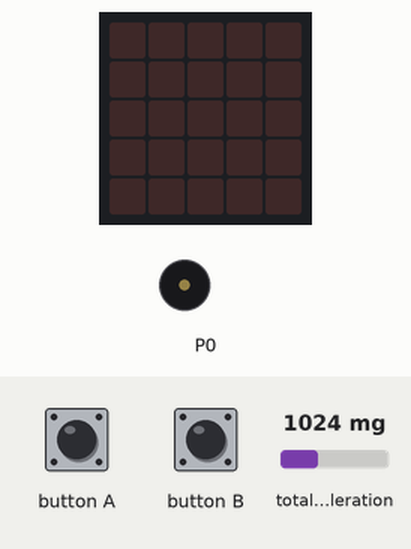
Recording of a program running on a simulated BBC micro:bit (MakeCode). Shown: the board's 5×5 LED display, buzzer (waves = sounding). The inputs (shaded band) are chosen by the test bench; at power-on: total acceleration 1024 mg.

Above: at 1.2 s.
1.3 s: button A pressed for 0.15 s
At 2.5 s:
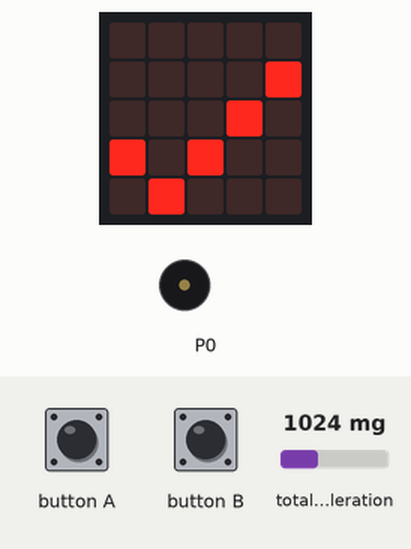
2.9 s: button B pressed for 0.15 s
At 3.7 s:
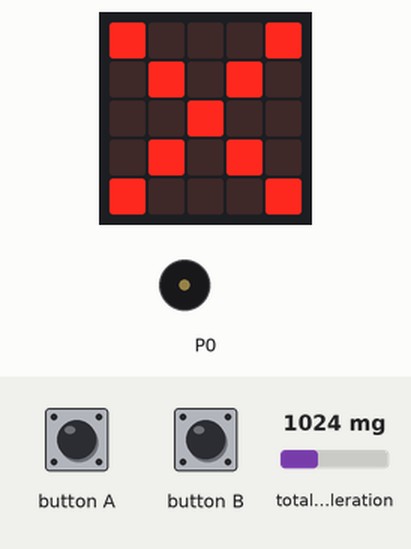
4.5 s: total acceleration set to 1469 mg
6.0 s: total acceleration set to 1542 mg
At 6.4 s:
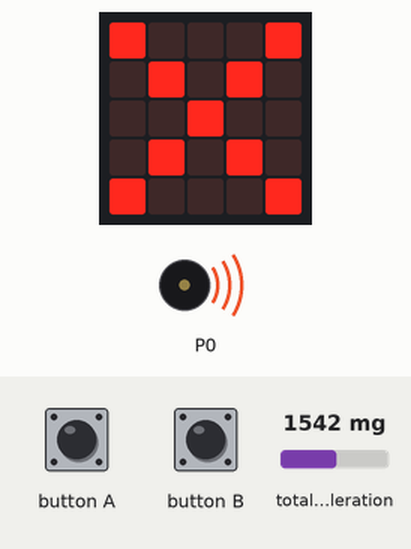
9.0 s: button A pressed for 0.15 s
At 9.5 s:
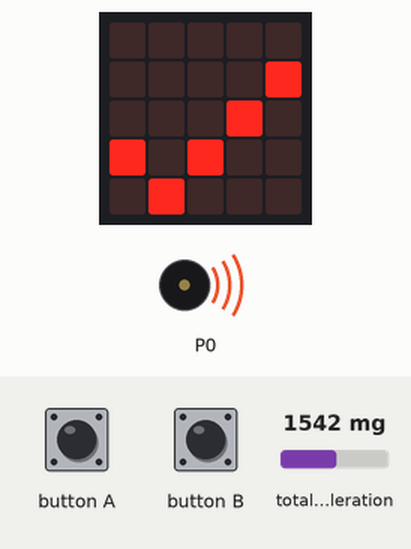
Timing chart, 0 to 13.1 s (numbered marks = the images above; inputs shaded):
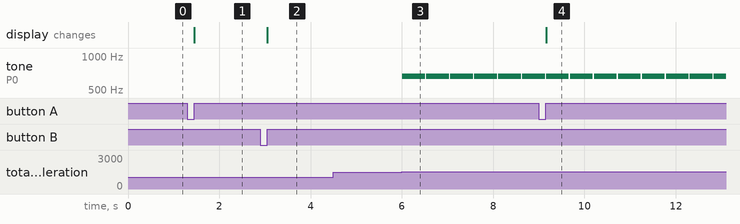

The program:

main.ts
```typescript
let Pas = 0
let Temps = 0
let Test_Chrono = 0
input.onButtonPressed(Button.A, function () {
    basic.showIcon(IconNames.Yes)
    Pas = 0
    Temps = 0
    Test_Chrono = 1
    while (Test_Chrono == 1) {
        Temps += 1
        basic.pause(1000)
    }
})
input.onButtonPressed(Button.B, function () {
    basic.showIcon(IconNames.No)
    Test_Chrono = 0
})
basic.forever(function () {
    if (Pas / Temps * 60 < 0) {
        music.setVolume(255)
        music.playTone(659, music.beat(BeatFraction.Whole))
    } else if (Pas / Temps * 60 > 0) {
        music.setVolume(255)
        music.playTone(659, music.beat(BeatFraction.Whole))
    }
})
basic.forever(function () {
    if (input.acceleration(Dimension.Strength) > 1500) {
        Pas += 1
    }
})
```

test.ts
```typescript
// les tests vont ici ; cela ne sera pas compilé si ce paquet est utilisé en tant qu'extension.
```

Measured:
- the behaviour switches between 1500 and 1501 mg on total acceleration (found by bisection; images 2 and 3)
- after the input at 1.3 s, the display: changes after 0.15 s (image 1)
- after the input at 2.9 s, the display: changes after 0.15 s (image 2)
- after the input at 4.5 s, every drawn part: stays the same
- after the input at 6.0 s, tone on P0: alternates 659 Hz for 0.50 s and silent for 0.03 s, starting at once
- after the input at 9.0 s, the display: changes after 0.16 s (image 4)
